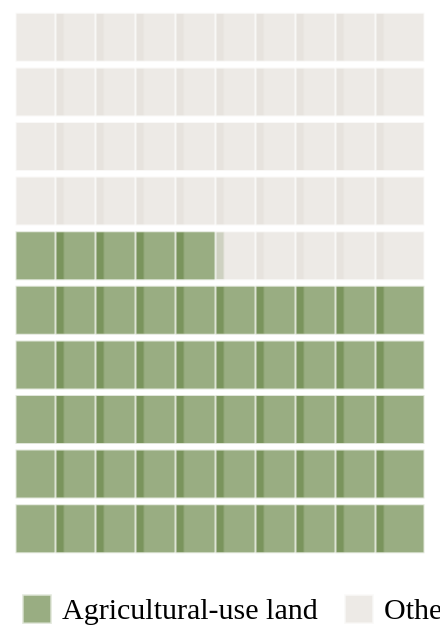

Describe this chart as a Vega-Lite specification.
### Vega-Lite specification from a JSON file in a GitHub repository (floating-point values rounded to 4 significant figures)
{"$schema": "https://vega.github.io/schema/vega-lite/v5.json", "width": "container", "height": 320, "autosize": {"type": "fit", "contains": "padding"}, "data": {"sequence": {"start": 1, "stop": 101, "as": "cell"}}, "transform": [{"calculate": "(datum.cell - 1) % 10", "as": "column"}, {"calculate": "floor((datum.cell - 1) / 10)", "as": "row"}, {"calculate": "datum.cell <= 55 ? 'Agricultural-use land' : 'Other land uses'", "as": "land_type"}, {"calculate": "datum.land_type == 'Agricultural-use land' ? '54.5%' : '45.5%'", "as": "share"}], "mark": {"type": "square", "size": 600, "stroke": "white", "strokeWidth": 1}, "encoding": {"x": {"field": "column", "type": "ordinal", "axis": null}, "y": {"field": "row", "type": "ordinal", "sort": "descending", "axis": null}, "color": {"field": "land_type", "type": "nominal", "scale": {"domain": ["Agricultural-use land", "Other land uses"], "range": ["#6E8B4E", "#E5E2DC"]}, "legend": {"title": null, "orient": "bottom"}}, "tooltip": [{"field": "land_type", "type": "nominal", "title": "Land classification"}, {"field": "share", "type": "nominal", "title": "Share"}]}, "config": {"background": "white", "font": "DM Sans", "legend": {"title": null, "orient": "bottom", "labelFont": "DM Sans", "labelFontSize": 15, "symbolSize": 220}, "axis": {"labelFont": "DM Sans", "titleFont": "DM Sans"}, "view": {"stroke": null}}}
